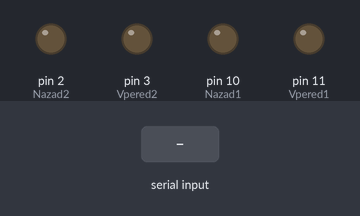
A sketch run on a simulated Arduino Uno, built with avr-gcc and run on an emulated ATmega328P. On the bench: output pins drawn as LEDs (lit = HIGH). Inputs (shaded band) come from the test bench. What the sketch prints to the serial monitor is not drawn.

Above: at 1.2 s.
1.3 s: "1" received over Serial
At 2.3 s:
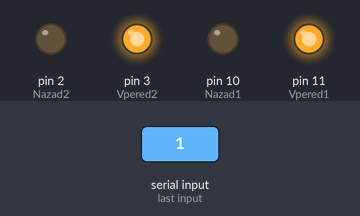
2.9 s: "2" received over Serial
At 3.5 s:
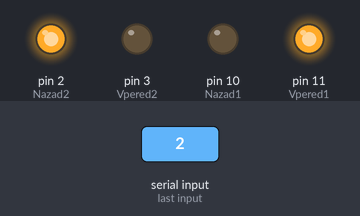
4.5 s: "3" received over Serial
At 5.8 s:
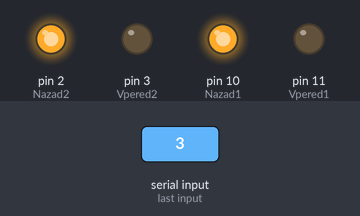
6.1 s: "4" received over Serial
At 7.2 s:
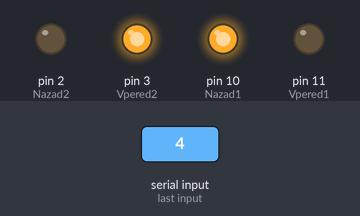
7.7 s: "5" received over Serial
At 8.4 s:
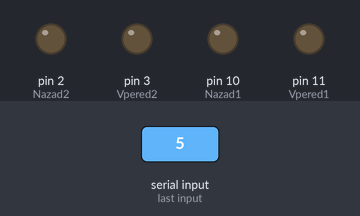
Timing chart, 0 to 10.3 s (numbered marks = the images above; inputs shaded):
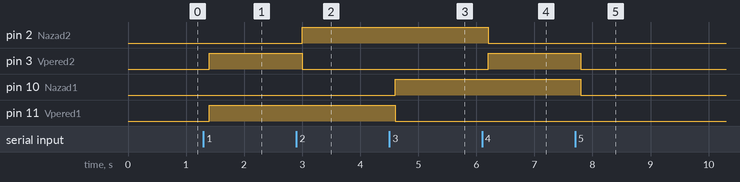

Measured:
- after the input at 1.3 s, pin 3 (Vpered2), pin 11 (Vpered1): LOW → HIGH after 0.10 s
- after the input at 2.9 s, pin 2 (Nazad2): LOW → HIGH after 0.10 s; pin 3 (Vpered2): HIGH → LOW after 0.10 s
- after the input at 4.5 s, pin 10 (Nazad1): LOW → HIGH after 0.10 s; pin 11 (Vpered1): HIGH → LOW after 0.10 s
- after the input at 6.1 s, pin 2 (Nazad2): HIGH → LOW after 0.10 s; pin 3 (Vpered2): LOW → HIGH after 0.10 s
- after the input at 7.7 s, pin 3 (Vpered2), pin 10 (Nazad1): HIGH → LOW after 0.10 s

The sketch:

ArduinoCodeAttestation.ino
```cpp
int Vpered1 = 11;
int Nazad1 = 10;
int Vpered2 = 3;
int Nazad2 = 2;
char InB;
void setup() {
  // put your setup code here, to run once:
Serial.begin(9600);
pinMode(Vpered1, OUTPUT);
pinMode(Vpered2, OUTPUT);
pinMode(Nazad1, OUTPUT);
pinMode(Nazad2, OUTPUT);
}

void loop() {
  if (Serial.available() > 0)
  {
    InB = Serial.read();
  }
  if (InB == '1')
  {
    digitalWrite(Vpered1, 1);
    digitalWrite(Nazad1, 0);
    digitalWrite(Vpered2, 1);
    digitalWrite(Nazad2, 0);
    Serial.print(InB);
  }
    if (InB == '2')
  {
    digitalWrite(Vpered1, 1);
    digitalWrite(Nazad1, 0);
    digitalWrite(Vpered2, 0);
    digitalWrite(Nazad2, 1);
    Serial.print(InB);
  }
    if (InB == '3')
  {
    digitalWrite(Vpered1, 0);
    digitalWrite(Nazad1, 1);
    digitalWrite(Vpered2, 0);
    digitalWrite(Nazad2, 1);
    Serial.print(InB);
  }
    if (InB == '4')
  {
    digitalWrite(Vpered1, 0);
    digitalWrite(Nazad1, 1);
    digitalWrite(Vpered2, 1);
    digitalWrite(Nazad2, 0);
    Serial.print(InB);
  }
      if (InB == '5')
  {
    digitalWrite(Vpered1, 0);
    digitalWrite(Nazad1, 0);
    digitalWrite(Vpered2, 0);
    digitalWrite(Nazad2, 0);
    Serial.print(InB);
  }
delay(200);
}
```
